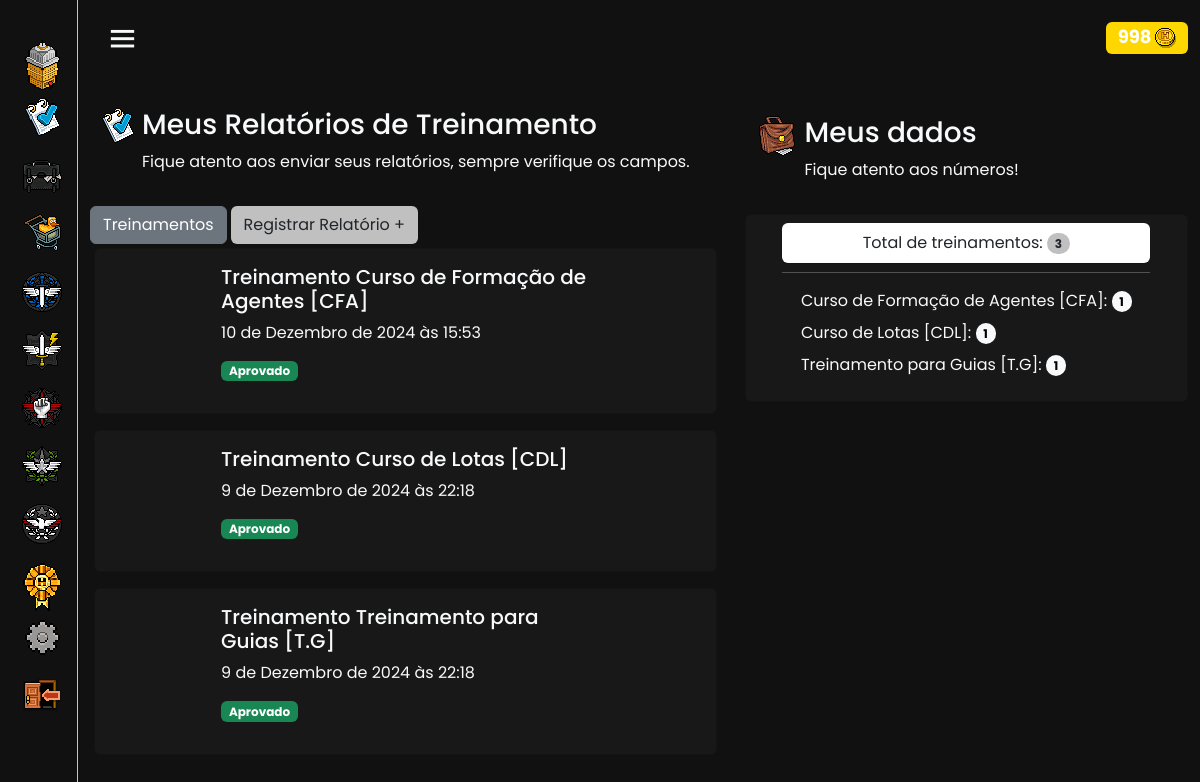
/system/dpe/meus-relatorios/ (signed in), run on the app's committed database.
### ControleDeAcesso/models.py (models this page shows, shortened)
class PolicialUsuario(AbstractUser):
    username = models.CharField(
        _('username'),
        max_length=150,
        unique=True,
        validators=[RegexValidator(
            regex=r'^[a-zA-Z0-9@_:.,\-!=]+$',
            message=_('Enter a valid username. This value may contain only letters (uppercase and lowercase), numbers, @, :, -, and _ characters.'),
            code='invalid_username',
        )],
        help_text=_('150 characters or fewer. Letters (uppercase and lowercase), digits, @, :, -, and _ only.'),
    )
    patente = models.CharField(choices=CARGOS, blank=False, null=False, max_length=50, default='Agente')
    moedas = models.IntegerField(default=0, editable=True)
    ultimo_acesso = models.DateTimeField(null=True, blank=True)
    objects = CustomUserManager()
    patente_order = models.IntegerField(default=0, editable=False)
    slug = models.SlugField(unique=True, blank=True, null=True)
    status = models.CharField(choices=STATUS, blank=False, null=False, max_length=50, default='Ativo')

### System/models.py (models this page shows, shortened)
class RelatorioTreinamento(models.Model):
    datatime = models.DateTimeField(default=timezone.now)
    solicitante = models.ForeignKey(get_user_model(), on_delete=models.CASCADE,blank=True, null=True, related_name='solicitanterelatorio')
    treinamento = models.ForeignKey(Treinamentos, blank=False, null=False, on_delete=models.CASCADE)
    aprovado = models.TextField(blank=True, null=True, max_length=70)
    reprovado = models.TextField(blank=True, null=True, max_length=70)
    obs = models.TextField(blank=False, null=True, verbose_name='Observações', max_length=150)
    status = models.CharField(choices=STATUS, blank=False, null=True, max_length=50, default='Em análise...')

class Treinamentos(models.Model):
    solicitante = models.ForeignKey(get_user_model(), on_delete=models.CASCADE,blank=True, null=True, related_name='solicitantetreinamentos')
    titulo = models.TextField(blank=False, null=True, max_length=100)
    treinamento = CKEditor5Field('Treinamentos', config_name='extends', default=' ')
    datatime = models.DateTimeField(default=timezone.now)
    def __str__(self):
        return self.titulo

### System/views.py (the view)
# urls.py: path('dpe/meus-relatorios/', RelatoriosTreinamentos.as_view(), name='RelatoriosTreinamentos'),
class RelatoriosTreinamentos(GroupRequiredMixin, TemplateView):
    model = RelatorioTreinamento
    template_name = 'Relatorios.html'
    group_required = [u'STAFF', u'LDPE', u'GuiaDpE', u'MinistroDpE']
    def get_context_data(self, **kwargs):
        context = super().get_context_data(**kwargs)
        context["alistados"] = PolicialUsuario.objects.order_by('-id')[:5]
        context['relatorios'] = RelatorioTreinamento.objects.filter(solicitante=self.request.user).order_by('-datatime')
        context['contador'] = RelatorioTreinamento.objects.filter(solicitante=self.request.user).values('treinamento__titulo').annotate(total=Count('treinamento'))
        context['total'] = RelatorioTreinamento.objects.filter(solicitante=self.request.user).count()
        return context

### Templates/Relatorios.html (shortened to what this page needs)
{% extends "Index.html" %}
{% load static %}
{% block main %}
<div class="container mt-3 m-auto text-light">
    <div class='row'>
      <div class="mt-3 m-auto col-11 col-md-7 order-2 order-md-1">
        <div class="container d-flex">
          <div>
              <img src="{% static 'relatorio.png'%}" alt="">
          </div>
      <div class="ms-2">
      <h3>Meus Relatórios de Treinamento</h3>
      <p>Fique atento aos enviar seus relatórios, sempre verifique os campos.
      </p>
    </div>
    </div>
    <p class="d-inline-flex gap-1 m-sm-auto mb-2" >
    <a href="{% url 'Treinamentos'%}" class="btn btn-secondary m-sm-auto"> Treinamentos</a>
    <a href="{% url "RegistrarRelatorioTreinamento" %}" class="btn m-sm-auto" style="background-color: silver;"> Registrar Relatório +</a>
    </p>
        {% if relatorios %}
        {% for relatorio in relatorios %}
            <a class="card m-1 p-3 text-light text-decoration-none mb-3" style="background-color: #181818;" data-bs-toggle="collapse" href="#{{relatorio.pk}}" role="button" aria-expanded="false" aria-controls="{{relatorio.pk}}">
                <div class="d-flex">
                    <div class="col-2 mt-md-3 mt-5 mb-2">
                        <div class="rounded-circle m-auto px" style="background: url({% static 'auxilios.png'%}) center center no-repeat; width: 40px; height: 40px;transform: scale(2.0);">
                        </div>
                    </div>
                    <div class="col-8">
                        <div class="container text-light">
                            <h5>Treinamento {{relatorio.treinamento}}</h5>
                            <p>{{relatorio.datatime}}</p>
                            <p>
                            <span class="badge {% if relatorio.status == 'Aprovado' %} text-bg-success {% elif relatorio.status == 'Reprovado' %} text-bg-danger {% elif relatorio.status == 'Em análise...' %} text-bg-body {% endif %}">{{relatorio.status}}</span>
                          </div>
                    </div>
                </div>
            </a>
          {% endfor %}
          {% else %}
          <div class="alert alert-secondary mx-auto mt-3 text-center" role="alert">
            Você não possue nenhum treinamento registrado.
          </div>
          {% endif %}
        </div>
      <div class='col-11 col-md-5 order-1 order-md-2 mx-auto'>
        <div class="container d-flex mt-4">
          <div>
            <img class="px" src="{% static 'bolsa.gif'%}" alt="">
            </div>
          <div class="ms-2">
          <h3>Meus dados</h3>
          <p>Fique atento aos números!</p>
          </div>
        </div>
        <div class="card mt-3" style="background-color: #181818;">
          <div class="mt-2 mb-2 list-group list-group-flush text-center rounded m-auto col-10">
            <li class="list-group-item">Total de treinamentos:
                <span class="badge text-dark rounded-pill" style="background-color: silver;">{{ total }}</span></li>
        </div>
        <hr class="text-light m-auto col-10">
        <div class="m-auto mt-3 mb-3">
        {% for item in contador %}
        <li class="list-group-item text-light mb-2"><img class="px" src="{% static 'trinamentos2.gif'%}" alt="">{{ item.treinamento__titulo }}:
          <span class="badge text-bg-light rounded-pill" style="background: #93110e">{{ item.total }}</span></li>
        {% endfor %}
        </div>
      </div>
        </div>
    </div>
    </div>
{% endblock main %}

### Templates/Index.html (shortened to what this page needs)
{% load static %}
<html lang="en">
<head>
    <link href="{% static 'mode/style.css' %}" rel="stylesheet">
    <link href="/static/django_ckeditor_5/dist/styles.css" media="all" rel="stylesheet">
    <link rel="stylesheet" href="https://cdnjs.cloudflare.com/ajax/libs/font-awesome/6.4.0/css/all.min.css" />
    <link href='https://unpkg.com/boxicons@2.0.7/css/boxicons.min.css' rel='stylesheet'>
    <link href="https://cdn.jsdelivr.net/npm/bootstrap@5.3.3/dist/css/bootstrap.min.css" rel="stylesheet">
    <body style="background-color: #111111;">
        <div class="sidebar close">
          <div class="logo-details">
        </div>
          <ul class="nav-links">
            <li>
              <a href="{% url "PainelPrincipal" %}">
                <i class='bx'>
                  <img class="px" width="35px" src="{% static "home.gif" %}" alt="">
                </i>
              </a>
            </li>
            <li class="mt-2">
              <div class="iocn-link">
                <a href="#">
                  <i class='bx'>
                    <img class="px" width="35px" src="{% static "relatorio.png" %}" alt="">
                  </i>
                </a>
              </div>
            </li>
            <li class="mt-2">
              <div class="iocn-link">
                <a href="#">
                  <i class='bx'>
                    <img class="px" width="40px" src="{% static "bolsa2.gif" %}" alt="">
                  </i>
                </a>
              </div>
            </li>
            <li class="mt-2">
              <div class="iocn-link">
                <a href="#">
                  <i class='bx'>
                    <img class="px" width="37px" src="{% static "loja.png" %}" alt="">
                  </i>
                </a>
              </div>
            </li>
            {% if GuiaDpE or MinistroDpE or STAFF %}
            <li class="mt-2">
              <div class="iocn-link">
                <a href="#">
                  <i class='bx'>
                    <img class="px" width="40px" src="{% static "dpe.gif" %}" alt="">
                  </i>
                </a>
              </div>
            </li>
            {% endif %}
            {% if STAFF or MEMBRODPL or LDPL or MINISTRODPL %}
            <li class="mt-2">
              <div class="iocn-link">
                <a href="#">
                  <i class='bx'>
                    <img class="px" width="40px" src="{% static "dpl.gif" %}" alt="">
                  </i>
                </a>
              </div>
            </li>
            {% endif %}
            {% if STAFF or MEMBRODPO or LDPO or MINISTRODPO %}
            <li class="mt-2">
              <div class="iocn-link">
                <a href="#">
                  <i class='bx'>
                    <img class="px" width="40px" src="{% static "dpo.gif" %}" alt="">
                  </i>
                </a>
              </div>
            </li>
            {% endif %}
            {% if STAFF or Analista or LDRH or MINISTRODRH %}
            <li class="mt-2">
              <div class="iocn-link">
                <a href="#">
                  <i class='bx'>
                    <img class="px" width="40px" src="{% static "drh.gif" %}" alt="">
                  </i>
                </a>
              </div>
            </li>
            {% endif %}
            <li class="mt-2">
              <div class="iocn-link">
                <a href="#">
                  <i class='bx'>
                    <img class="px" width="40px" src="{% static "jn.gif" %}" alt="">
                  </i>
                </a>
              </div>
            </li>
            {% if STAFF %}
            <li class="mt-2">
              <div class="iocn-link">
                <a href="#">
                  <i class='bx'>
                    <img class="px" width="50px" src="{% static "staff.gif" %}" alt="">
                  </i>
                </a>
              </div>
            </li>
            {% endif %}
            <li class="mt-2">
              <div class="iocn-link">
                <a href="#">
                  <i class='bx'>
                    <img class="px" width="35px" src="{% static "config.png" %}" alt="">
                  </i>
                </a>
              </div>
            </li>
              <li class="mt-2">
                <a href="{% url "Logout" %}">
                  <i class='bx'>
                    <img class="px" width="40px" src="{% static "logout.png" %}" alt="">
                  </i>
                </a>
              </li>
      </ul>
        </div>
        <section class="home-section">
          <nav class="navbar bg-nav">
            <div class="container-fluid">
                <div class="home-content">
                  <i class='bx bx-menu text-light' ></i>
                </div>
                <div class="d-flex">
                  <div class="container mt-2 me-2">
                    <h4><span class="badge" style="background-color: gold; position: relative; left: 20px;">{{request.user.moedas}}  <img src="{% static 'coin.png' %}" alt="">
                    </span></h4>
                </div>
            </div>
          </div>
          </nav>
          {% block main %}
          {% endblock main %}
        </section>
      </body>
</html>

### Arquivos/mode/style.css (style rules this page uses)
* { margin: 0; padding: 0; box-sizing: border-box; font-family: 'Poppins', sans-serif; }
.px { image-rendering: pixelated; image-rendering: -o-crisp-edges; image-rendering: -moz-crisp-edges; image-rendering: crisp-edges; }
.bg-nav { background-color: #111111; }
.sidebar { position: fixed; top: 0; left: 0; height: 100%; width: 260px; background-color: #111111; border-right: solid #c6c4c4 1px; border-left: solid #111111 3px; z-index: 100; transition: all 0.5s ease; }
.sidebar.close { width: 78px; background: #111111; transition: all 0.4s ease; }
.sidebar .logo-details { background-color: #111111; height: 170px; width: 100%; position: relative; top: -10px; transition: all 0.4s ease; }
.sidebar.close .logo-details { background-color: #111111; height: 80px; width: 100%; position: relative; top: -10px; }
.sidebar .nav-links { height: 100%; padding: 10px 0 150px 0; overflow: auto; }
.sidebar.close .nav-links { overflow: auto; position: relative; top: -50px; }
.sidebar .nav-links li { position: relative; list-style: none; transition: all 0.4s ease; }
.sidebar .nav-links li .iocn-link { display: flex; align-items: center; justify-content: space-between; }
.sidebar.close .nav-links li .iocn-link { display: block }
.sidebar .nav-links li i { height: 50px; min-width: 78px; text-align: center; line-height: 50px; color: #fff; font-size: 20px; cursor: pointer; transition: all 0.3s ease; }
.sidebar .nav-links li a { display: flex; align-items: center; text-decoration: none; }
.home-section { background-color: #111111; position: relative; left: 260px; width: calc(100% - 260px); transition: all 0.5s ease; }
.sidebar.close ~ .home-section { left: 78px; width: calc(100% - 78px); }
.home-section .home-content { height: 60px; display: flex; align-items: center; }
.home-section .home-content .bx-menu, .home-section .home-content .text { color: #11101d; font-size: 35px; }
.home-section .home-content .bx-menu { margin: 0 15px; cursor: pointer; }

### data on the page
PolicialUsuario: user.moedas "998"
RelatorioTreinamento: treinamento "Curso de Formação de Agentes [CFA]", datatime "10 de Dezembro de 2024 às 15:53", status "Aprovado"
RelatorioTreinamento: treinamento "Curso de Lotas [CDL]", datatime "9 de Dezembro de 2024 às 22:18", status "Aprovado"
RelatorioTreinamento: treinamento "Treinamento para Guias [T.G]", datatime "9 de Dezembro de 2024 às 22:18", status "Aprovado"
Treinamentos: treinamento__titulo "Curso de Formação de Agentes [CFA]", total "1"
Treinamentos: treinamento__titulo "Curso de Lotas [CDL]", total "1"
Treinamentos: treinamento__titulo "Treinamento para Guias [T.G]", total "1"

### other printed values
{{ total }} "3"
